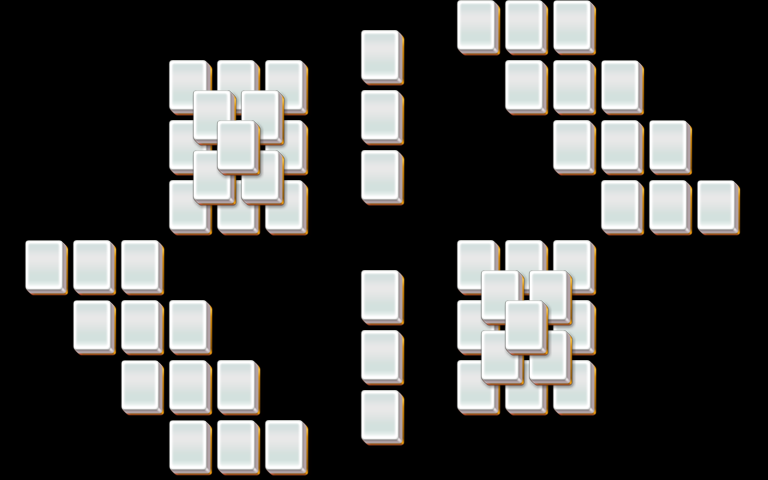

Rendered tile map (Tiled .tmx) drawn with the repository's tilesets; below, a short description and the map source with its tile grids summarised:
An orthogonal 32x16 tile map with 24x30 px tiles, 5 tile layers (layer1, layer2, layer3, layer4, ...).

<map version="1.0" orientation="orthogonal" width="32" height="16" tilewidth="24" tileheight="30">
 <properties>
  <property name="species" value="25" />
 </properties>
 <tileset firstgid="1" name="mahjong" tilewidth="48" tileheight="60">
  <image source="mahjong.png" />
 </tileset>
 <layer name="layer1" width="32" height="16">
  <data>[512 cells, 48 non-empty, 1 distinct tile ids]</data>
 </layer>
 <layer name="layer2" width="32" height="16">
  <data>[512 cells, 40 non-empty, 1 distinct tile ids]</data>
 </layer>
 <layer name="layer3" width="32" height="16">
  <data>[512 cells, 32 non-empty, 1 distinct tile ids]</data>
 </layer>
 <layer name="layer4" width="32" height="16">
  <data>[512 cells, 14 non-empty, 1 distinct tile ids]</data>
 </layer>
 <layer name="layer5" width="32" height="16">
  <data>[512 cells, 2 non-empty, 1 distinct tile ids]</data>
 </layer>
</map>
